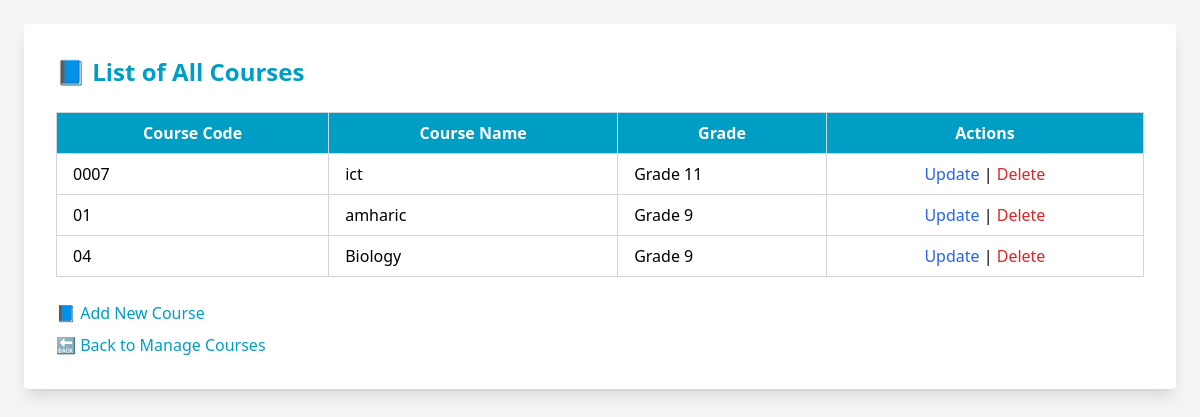
The page /view_all_course.php on the database its author committed.
### tables this page shows
CREATE TABLE `courses` (
  `id` int(11) NOT NULL,
  `course_code` varchar(50) NOT NULL,
  `course_name` varchar(100) NOT NULL,
  `grade` varchar(20) NOT NULL
);

### view_all_course.php (the view, shortened to what this page needs)
<?php
include 'db_connection.php';
$query = "SELECT * FROM courses";
$result = $conn->query($query);
?>
<!DOCTYPE html>
<html lang="en">
<head>
    <script src="https://cdn.tailwindcss.com"></script>
</head>
<body class="bg-gray-100 min-h-screen p-6">
    <div class="max-w-6xl mx-auto bg-white p-8 rounded shadow-lg">
        <h2 class="text-2xl font-bold text-[#009dc4] mb-6">📘 List of All Courses</h2>
        <?php if ($result->num_rows > 0): ?>
            <div class="overflow-x-auto">
                <table class="min-w-full table-auto border border-gray-300">
                    <thead class="bg-[#009dc4] text-white">
                        <tr>
                            <th class="px-4 py-2 border border-gray-300">Course Code</th>
                            <th class="px-4 py-2 border border-gray-300">Course Name</th>
                            <th class="px-4 py-2 border border-gray-300">Grade</th>
                            <th class="px-4 py-2 border border-gray-300">Actions</th>
                        </tr>
                    </thead>
                    <tbody>
                        <?php while ($row = $result->fetch_assoc()): ?>
                            <tr class="hover:bg-gray-100">
                                <td class="px-4 py-2 border border-gray-300"><?= htmlspecialchars($row['course_code']) ?></td>
                                <td class="px-4 py-2 border border-gray-300"><?= htmlspecialchars($row['course_name']) ?></td>
                                <td class="px-4 py-2 border border-gray-300"><?= htmlspecialchars($row['grade']) ?></td>
                                <td class="px-4 py-2 border border-gray-300 text-center">
                                    <a href="update_course.php?course_code=<?= urlencode($row['course_code']) ?>" class="text-blue-600 hover:underline">Update</a> |
                                    <a href="delete_course.php?course_code=<?= urlencode($row['course_code']) ?>" class="text-red-600 hover:underline">Delete</a>
                                </td>
                            </tr>
                        <?php endwhile; ?>
                    </tbody>
                </table>
            </div>
        <?php else: ?>
            <p class="text-gray-700 font-medium">No courses found.</p>
        <?php endif; ?>
        <div class="mt-6 space-y-2">
            <p><a href="add_course.php" class="text-[#009dc4] hover:underline font-medium">📘 Add New Course</a></p>
            <p><a href="manage_courses.php" class="text-[#009dc4] hover:underline font-medium">🔙 Back to Manage Courses</a></p>
        </div>
    </div>
</body>
</html>

### rows shown on the page
courses: course_code "0007", course_name "ict", grade "Grade 11"
courses: course_code "01", course_name "amharic", grade "Grade 9"
courses: course_code "04", course_name "Biology", grade "Grade 9"
